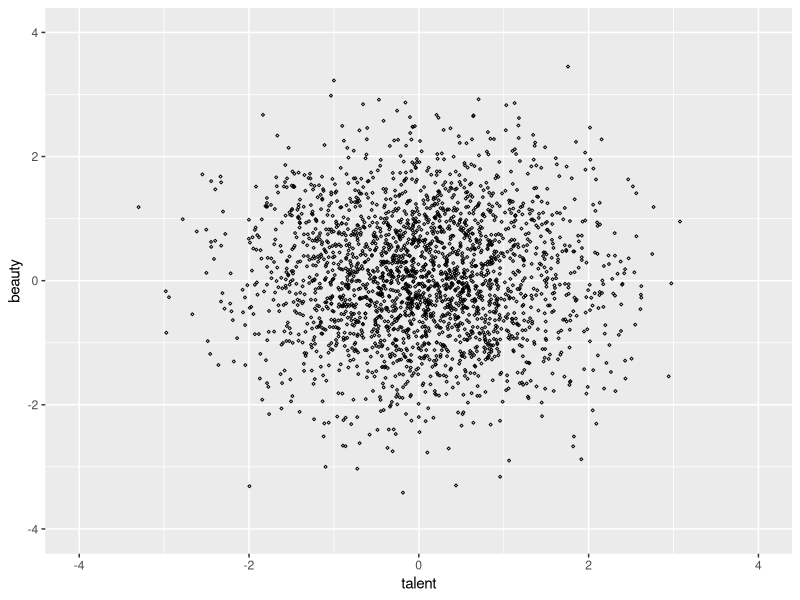
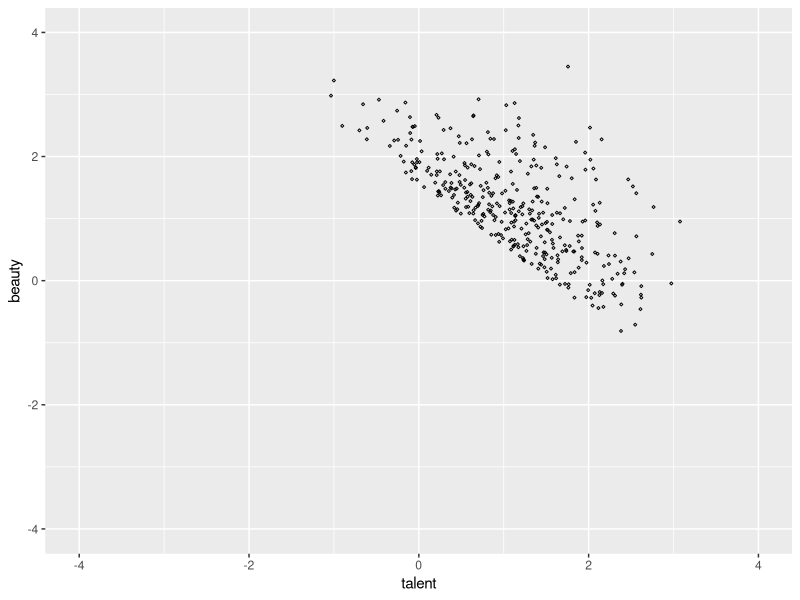
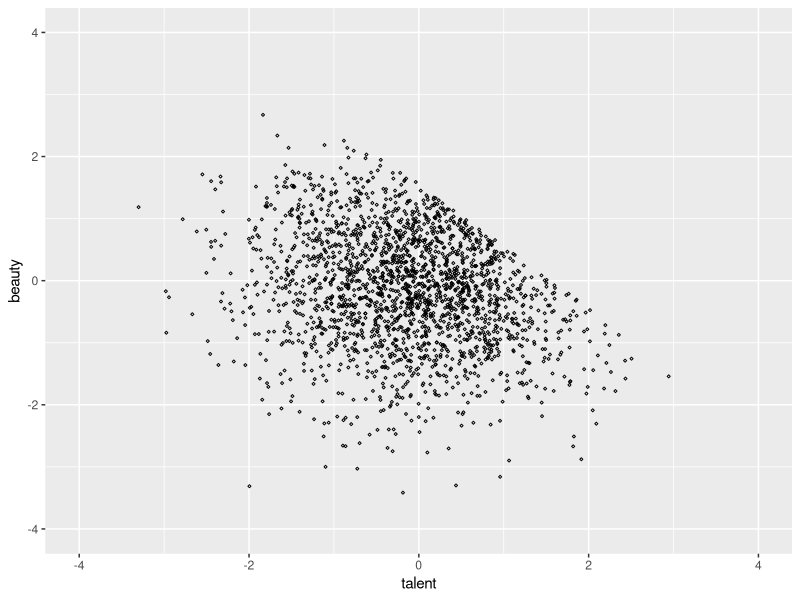

Recreate these plots in R, in order.
library(tidyverse)
rm(list = ls()) # clear memory
set.seed(22092008)

star_is_born <- tibble(
  beauty = rnorm(2500),
  talent = rnorm(2500),
  score = beauty + talent,
  c85 = quantile(score, .85),
  star = ifelse(score>=c85,1,0)
)

star_is_born %>% 
  lm(beauty ~ talent, .) %>% 
  ggplot(aes(x = talent, y = beauty)) +
  geom_point(size = 0.5, shape=23) + xlim(-4, 4) + ylim(-4, 4)

star_is_born %>% 
  filter(star == 1) %>% 
  lm(beauty ~ talent, .)%>% 
  ggplot(aes(x = talent, y = beauty)) +
  geom_point(size = 0.5, shape=23) + xlim(-4, 4) + ylim(-4, 4)


star_is_born %>% 
  filter(star == 0) %>% 
  lm(beauty ~ talent, .) %>% 
  ggplot(aes(x = talent, y = beauty)) +
  geom_point(size = 0.5, shape=23) + xlim(-4, 4) + ylim(-4, 4)

